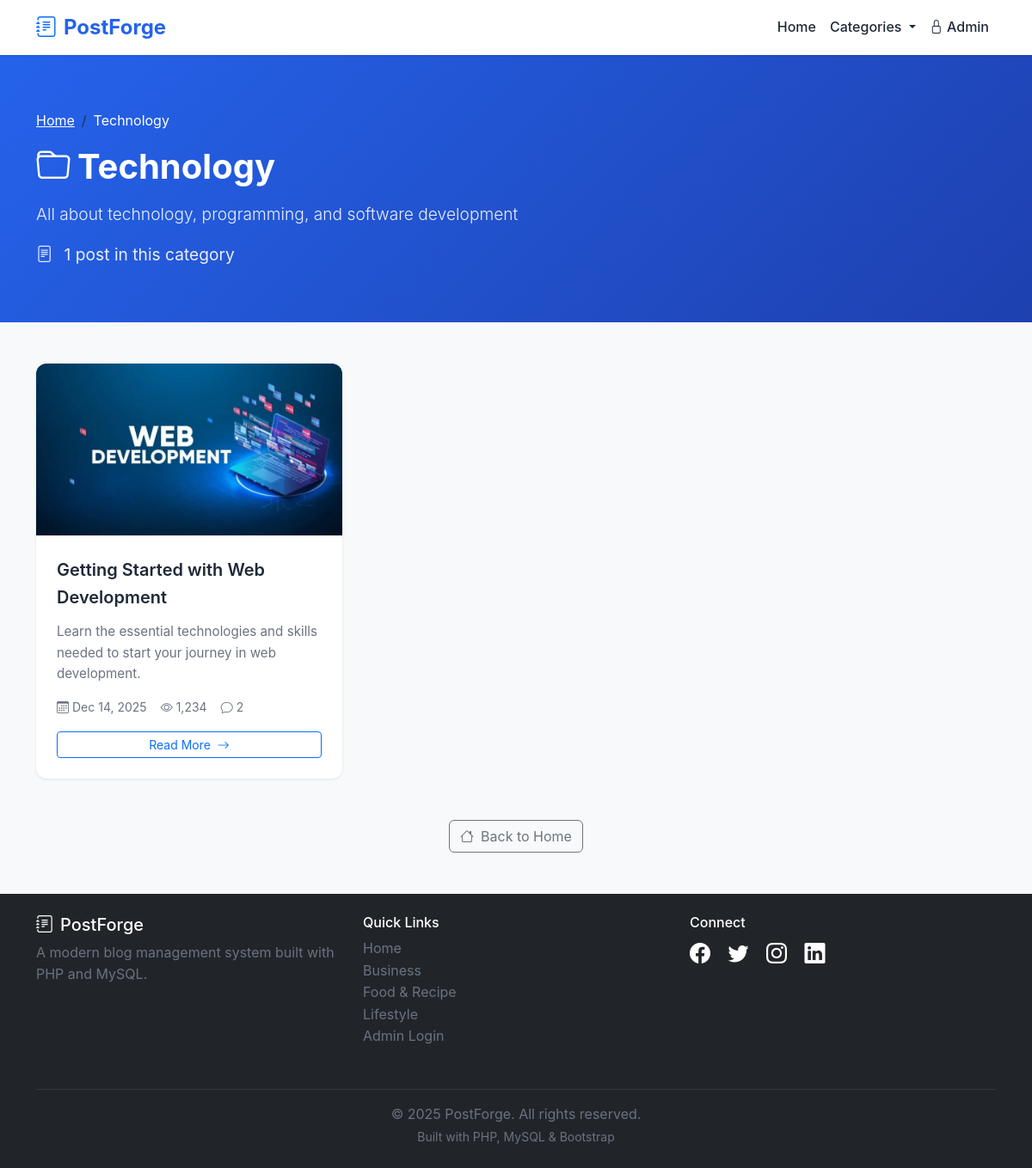
Page /category.php?slug=technology on the committed database.
### tables this page shows
CREATE TABLE IF NOT EXISTS categories (
    id INT PRIMARY KEY AUTO_INCREMENT,
    name VARCHAR(100) UNIQUE NOT NULL,
    slug VARCHAR(100) UNIQUE NOT NULL,
    description TEXT,
    created_at TIMESTAMP DEFAULT CURRENT_TIMESTAMP,
    INDEX idx_slug (slug)
);

CREATE TABLE IF NOT EXISTS posts (
    id INT PRIMARY KEY AUTO_INCREMENT,
    title VARCHAR(255) NOT NULL,
    slug VARCHAR(255) UNIQUE NOT NULL,
    content TEXT NOT NULL,
    excerpt TEXT,
    featured_image VARCHAR(255),
    category_id INT,
    author_id INT,
    status ENUM('draft', 'published') DEFAULT 'draft',
    views INT DEFAULT 0,
    created_at TIMESTAMP DEFAULT CURRENT_TIMESTAMP,
    updated_at TIMESTAMP DEFAULT CURRENT_TIMESTAMP ON UPDATE CURRENT_TIMESTAMP,
    published_at TIMESTAMP NULL,
    FOREIGN KEY (category_id) REFERENCES categories(id) ON DELETE SET NULL,
    FOREIGN KEY (author_id) REFERENCES admins(id) ON DELETE CASCADE,
    INDEX idx_slug (slug),
    INDEX idx_status (status),
    INDEX idx_category (category_id),
    INDEX idx_author (author_id),
    INDEX idx_created (created_at),
    FULLTEXT idx_search (title, content)
);

### includes/functions.php (called while the page is built, shortened)
<?php
function sanitize($data) {
    return htmlspecialchars($data, ENT_QUOTES, 'UTF-8');
}
function formatDate($date, $format = 'M d, Y') {
    return date($format, strtotime($date));
}
function truncate($text, $length = 100, $suffix = '...') {
    return $text;
}
function formatNumber($number) {
    return number_format($number);
}

### public/category.php (the view, shortened to what this page needs)
<?php
require_once '../includes/functions.php';
$categorySlug = $_GET['slug'] ?? '';
try {
    $db = getDB();
    $catStmt = $db->prepare("SELECT * FROM categories WHERE slug = :slug");
    $catStmt->execute(['slug' => $categorySlug]);
    $category = $catStmt->fetch();
    $page = isset($_GET['page']) ? (int)$_GET['page'] : 1;
    $countStmt = $db->prepare("
        SELECT COUNT(*) as count FROM posts
        WHERE category_id = :category_id AND status = 'published'
    ");
    $countStmt->execute(['category_id' => $category['id']]);
    $total = $countStmt->fetch()['count'];
    $pagination = getPagination($total, POSTS_PER_PAGE, $page);
    $postsStmt = $db->prepare("
        SELECT p.*, c.name as category_name, c.slug as category_slug, a.full_name as author_name,
               (SELECT COUNT(*) FROM comments WHERE post_id = p.id AND status = 'approved') as comment_count
        FROM posts p
        LEFT JOIN categories c ON p.category_id = c.id
        LEFT JOIN admins a ON p.author_id = a.id
        WHERE p.category_id = :category_id AND p.status = 'published'
        ORDER BY p.published_at DESC
        LIMIT :offset, :limit
    ");
    $postsStmt->execute([
        'category_id' => $category['id'],
        'offset' => $pagination['offset'],
        'limit' => POSTS_PER_PAGE
    ]);
    $posts = $postsStmt->fetchAll();
} catch (PDOException $e) {
    header('Location: index.php');
    exit;
}
include 'includes/header.php';
?>
<div class="hero-section">
    <div class="container">
        <nav aria-label="breadcrumb">
            <ol class="breadcrumb">
                <li class="breadcrumb-item"><a href="index.php" class="text-white">Home</a></li>
                <li class="breadcrumb-item active text-white" aria-current="page">
                    <?php echo sanitize($category['name']); ?>
                </li>
            </ol>
        </nav>
        <h1><i class="bi bi-folder me-2"></i><?php echo sanitize($category['name']); ?></h1>
        <?php if ($category['description']): ?>
            <p class="lead"><?php echo sanitize($category['description']); ?></p>
        <?php endif; ?>
        <p class="mb-0">
            <i class="bi bi-file-text me-2"></i>
            <?php echo formatNumber($total); ?> post<?php echo $total != 1 ? 's' : ''; ?> in this category
        </p>
    </div>
</div>
<div class="container mb-5">
    <div class="row">
        <?php if (empty($posts)): ?>
            <div class="col-12">
                <div class="alert alert-info">
                    <i class="bi bi-info-circle me-2"></i>
                    No posts in this category yet.
                    <a href="index.php" class="alert-link">Browse all posts</a>
                </div>
            </div>
        <?php else: ?>
            <?php foreach ($posts as $post): ?>
                <div class="col-md-6 col-lg-4 mb-4">
                    <div class="card post-card">
                        <?php if ($post['featured_image']): ?>
                            <img src="<?php echo UPLOAD_URL . sanitize($post['featured_image']); ?>"
                                 alt="<?php echo sanitize($post['title']); ?>"
                                 class="post-card-img">
                        <?php else: ?>
                            <div class="post-card-img bg-secondary d-flex align-items-center justify-content-center">
                                <i class="bi bi-image text-white" style="font-size: 3rem;"></i>
                            </div>
                        <?php endif; ?>
                        <div class="post-card-body">
                            <a href="post.php?slug=<?php echo $post['slug']; ?>"
                               class="post-card-title">
                                <?php echo sanitize($post['title']); ?>
                            </a>
                            <p class="post-card-excerpt">
                                <?php echo sanitize(truncate($post['excerpt'], 100)); ?>
                            </p>
                            <div class="post-meta">
                                <span class="post-meta-item">
                                    <i class="bi bi-calendar3"></i>
                                    <?php echo formatDate($post['published_at'], 'M d, Y'); ?>
                                </span>
                                <span class="post-meta-item">
                                    <i class="bi bi-eye"></i>
                                    <?php echo formatNumber($post['views']); ?>
                                </span>
                                <span class="post-meta-item">
                                    <i class="bi bi-chat"></i>
                                    <?php echo $post['comment_count']; ?>
                                </span>
                            </div>
                            <a href="post.php?slug=<?php echo $post['slug']; ?>"
                               class="btn btn-outline-primary btn-sm mt-3 w-100">
                                Read More <i class="bi bi-arrow-right ms-1"></i>
                            </a>
                        </div>
                    </div>
                </div>
            <?php endforeach; ?>
        <?php endif; ?>
    </div>
    <div class="text-center mt-4">
        <a href="index.php" class="btn btn-outline-secondary">
            <i class="bi bi-house me-2"></i>Back to Home
        </a>
    </div>
</div>
<?php include 'includes/footer.php'; ?>

### public/includes/footer.php (shortened to what this page needs)
    </main>
    <footer class="bg-dark text-white mt-5 py-4">
        <div class="container">
            <div class="row">
                <div class="col-md-4 mb-3">
                    <h5><i class="bi bi-journal-text me-2"></i><?php echo SITE_NAME; ?></h5>
                    <p class="text-muted">A modern blog management system built with PHP and MySQL.</p>
                </div>
                <div class="col-md-4 mb-3">
                    <h6>Quick Links</h6>
                    <ul class="list-unstyled">
                        <li><a href="index.php" class="text-muted text-decoration-none">Home</a></li>
                        <?php
                        try {
                            $db = getDB();
                            $footerCatsStmt = $db->query("SELECT * FROM categories ORDER BY name ASC LIMIT 3");
                            $footerCategories = $footerCatsStmt->fetchAll();
                            foreach ($footerCategories as $footerCat):
                        ?>
                            <li>
                                <a href="category.php?slug=<?php echo $footerCat['slug']; ?>"
                                   class="text-muted text-decoration-none">
                                    <?php echo sanitize($footerCat['name']); ?>
                                </a>
                            </li>
                        <?php
                            endforeach;
                        } catch (PDOException $e) {
                        }
                        ?>
                        <li><a href="../admin/login.php" class="text-muted text-decoration-none">Admin Login</a></li>
                    </ul>
                </div>
                <div class="col-md-4 mb-3">
                    <h6>Connect</h6>
                    <div class="social-links">
                        <a href="#" class="text-white me-3"><i class="bi bi-facebook"></i></a>
                        <a href="#" class="text-white me-3"><i class="bi bi-twitter"></i></a>
                        <a href="#" class="text-white me-3"><i class="bi bi-instagram"></i></a>
                        <a href="#" class="text-white me-3"><i class="bi bi-linkedin"></i></a>
                    </div>
                </div>
            </div>
            <hr class="border-secondary">
            <div class="text-center text-muted">
                <p class="mb-0">&copy; <?php echo date('Y'); ?> <?php echo SITE_NAME; ?>. All rights reserved.</p>
                <small>Built with PHP, MySQL & Bootstrap</small>
            </div>
        </div>
    </footer>
</body>
</html>

### assets/css/public.css (style rules this page uses)
:root { --primary-blue: #2563eb; --primary-dark: #1e40af; --success-green: #10b981; --warning-orange: #f59e0b; --danger-red: #ef4444; --info-cyan: #06b6d4; --dark-gray: #1f2937; --medium-gray: #6b7280; --light-gray: #f3f4f6; --border-gray: #e5e7eb; }
* { margin: 0; padding: 0; box-sizing: border-box; }
body { font-family: 'Inter', 'Segoe UI', 'Roboto', sans-serif; background-color: #f8f9fa; color: var(--dark-gray); line-height: 1.6; }
.hero-section { background: linear-gradient(135deg, var(--primary-blue) 0%, var(--primary-dark) 100%); color: white; padding: 4rem 0; margin-bottom: 3rem; }
.hero-section h1 { font-size: 2.5rem; font-weight: 700; margin-bottom: 1rem; }
.hero-section p { font-size: 1.2rem; opacity: 0.9; }
.post-card { border: none; border-radius: 12px; box-shadow: 0 1px 3px rgba(0, 0, 0, 0.1); transition: all 0.3s ease; overflow: hidden; height: 100%; background: white; }
.post-card-img { height: 200px; object-fit: cover; transition: transform 0.3s ease; }
.post-card-body { padding: 1.5rem; }
.post-card-title { font-size: 1.25rem; font-weight: 600; margin-bottom: 0.75rem; color: var(--dark-gray); text-decoration: none; display: block; transition: color 0.3s ease; }
.post-card-excerpt { color: var(--medium-gray); font-size: 0.95rem; margin-bottom: 1rem; line-height: 1.6; }
.post-meta { display: flex; align-items: center; gap: 1rem; font-size: 0.875rem; color: var(--medium-gray); flex-wrap: wrap; }
.post-meta-item { display: flex; align-items: center; gap: 0.25rem; }
footer { margin-top: 4rem; }
.social-links a { font-size: 1.5rem; transition: opacity 0.3s ease; }
.text-muted { color: var(--medium-gray) !important; }

### rows in the picture
categories: name "Technology", description "All about technology, programming, and software development"
posts: featured_image (picture), title "Getting Started with Web Development", excerpt "Learn the essential technologies and skills needed to start your journey in web development.", published_at "Dec 14, 2025", views "1,234", comment_count "2"
categories: name "Business"
categories: name "Food & Recipe"
categories: name "Lifestyle"

### other values in the picture
SITE_NAME "PostForge"
formatNumber($total) "1"
